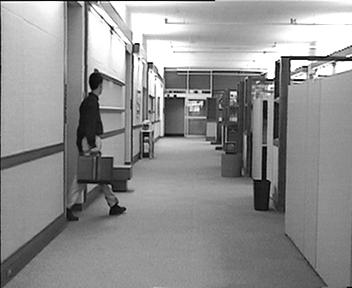
%> input picture NorthWestern/week4/frame_1.jpg, 352 x 288 px
$ octave week4.m   (GNU Octave 9; MATLAB toolbox functions it lacks are replaced by stand-ins)
%> lines starting %> are read from the running program, lines starting %| are printed output that depends on the picture
pkg load image;

function out = mse(x, y)
	out = sum(((x  - y).^2)(:)) / (length(x(:)));
endfunction

function out = mae(x, y)
	out = sum(abs(x - y)(:)) / length(x(:));
endfunction


printf('------Ex3------\n')

a = [1 1 2 2;1 1 2 2;2 2 3 4;2 2 5 6];
b = [2 2 1 1;2 2 2 2;2 2 6 4;2 2 5 3];
mse(a, b)

printf('------Ex4------\n')

x = [10 20 10 10; 20 40 10 10; 30 40 20 20; 50 60 20 20];
a = [10 20 10 10; 20 40 10 10; 20 20 30 40; 20 20 50 60];
b = [20 30 20 20; 30 50 20 20; 40 50 30 30; 60 70 30 30];
c = [10 20 30 40; 20 40 50 60; 10 10 20 20; 10 10 20 20];
d = [1 2 1 1; 2 4 1 1; 3 4 2 2; 5 6 2 2];

printf('MAE(x,a): %.2f\n', mae(x, a));
printf('MAE(x,b): %.2f\n', mae(x, b));
printf('MAE(x,c): %.2f\n', mae(x, c));
printf('MAE(x,d): %.2f\n', mae(x, d));

printf('------Ex8------\n')

I1=double(imread("frame_1.jpg"));
%> I1: size 288x352 double; min 0, max 255, mean 143.9; mean of the top-left, top-right, bottom-left and bottom-right quarters 169.5, 159.4, 125.5, 121
I2=double(imread("frame_2.jpg"));
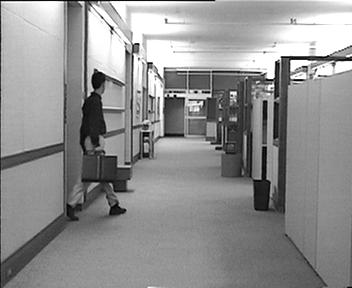
%> input picture NorthWestern/week4/frame_2.jpg, 352 x 288 px
%> I2: size 288x352 double; min 0, max 255, mean 143.9; mean of the top-left, top-right, bottom-left and bottom-right quarters 169.7, 159.5, 125.4, 121

Bt=I2(65:96,81:112);
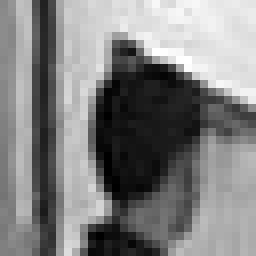
%> Bt: size 32x32 double (shown 8 times larger); min 0, max 255, mean 128.6


subplot(2, 2, 1);
imshow(uint8(I1));
subplot(2, 2, 2);
imshow(uint8(I2));
subplot(2, 2, 3);
imshow(uint8(Bt));


best = [ 255 * length(Bt(:)), 0, 0 ];
%> best = [261120 0 0]

for x = 1:1:(size(I1, 1) - size(Bt, 1) + 1)
	for y = 1:1:(size(I1, 2) - size(Bt, 2) + 1)
		Bx = I1(x: x + size(Bt, 1) - 1, y: y + size(Bt, 2) - 1);
		err = mae(Bx, Bt);
		if err < best(1)
			best = [ err, x, y ];
		endif
	endfor
endfor
%> after the loop, best = [22.99 65 81]

subplot(2, 2, 4);
imshow(uint8(I1(best(2): best(2) + size(Bt, 1) - 1, best(3): best(3) + size(Bt, 2) - 1)));
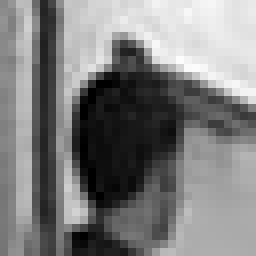
%> displayed picture: size 32x32, on the screen's scale of 0 to 255 (shown 8 times larger); min 0, max 252, mean 125.7

printf("best block matching at (%d, %d - %d), mae: %2.f\n", best(2), best(3), best(2) + best(3), best(1) );
%| best block matching at (65, 81 - 146), mae: 23
